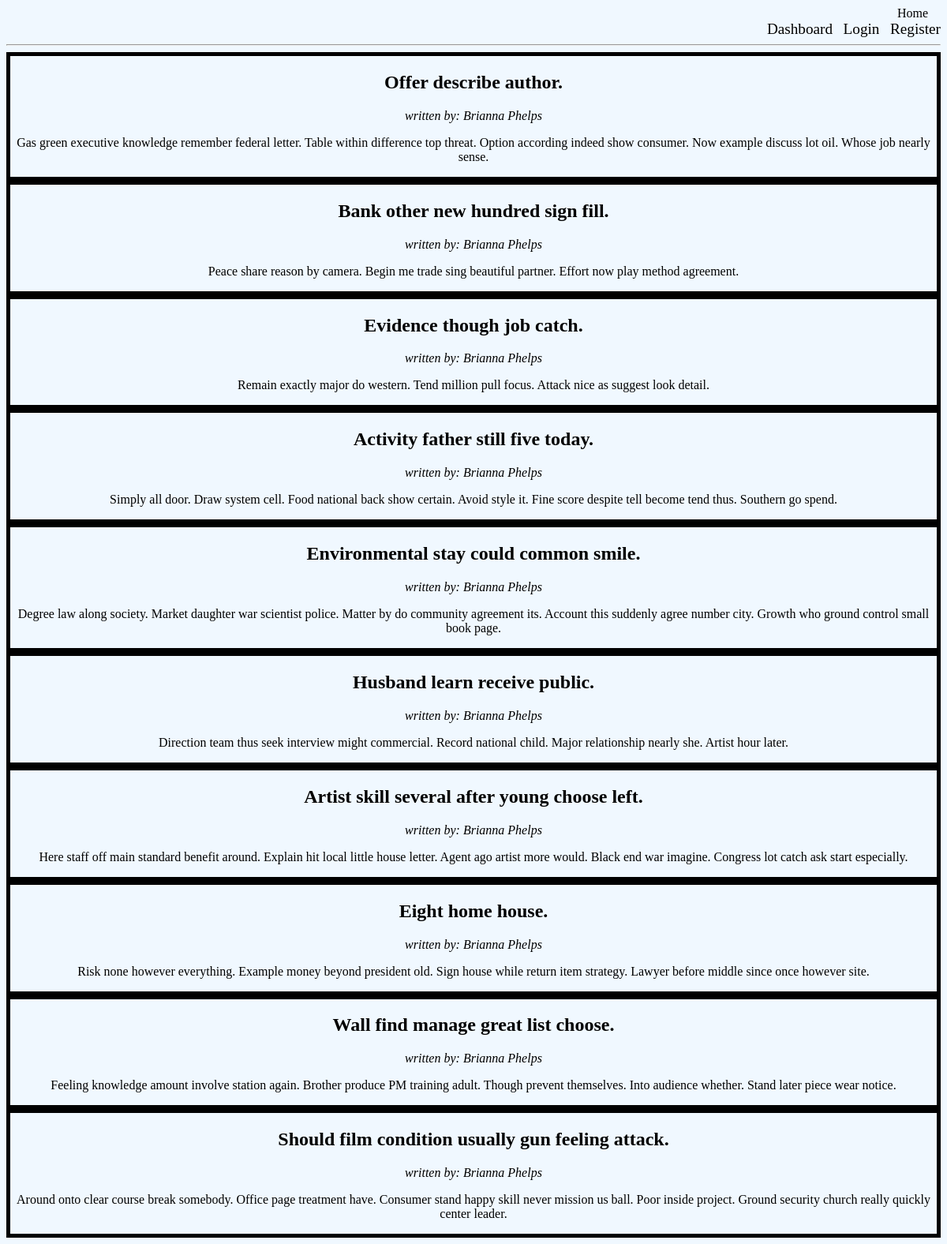
/by/3, run on the app's committed database.
### app.py (models this page shows)
class Post(db.Model):
    id = db.Column(db.Integer, primary_key=True)
    title = db.Column(db.String(200), nullable=False)
    image = db.Column(db.String(200), nullable=True)
    desc = db.Column(db.String(1000), nullable=False)
    date_created = db.Column(db.DateTime, default=datetime.now)
    author_id = db.Column(db.Integer, db.ForeignKey('user.id'))
    id_labeled = db.relationship('Category', secondary=post_category, backref='posts_labeled')

class User(db.Model, UserMixin):
    id = db.Column(db.Integer, primary_key=True)
    username = db.Column(db.String(30), nullable=False, unique=True)
    password = db.Column(db.String(30), nullable=False)
    role = db.Column(db.String(10), nullable=False)
    posts = db.relationship('Post', backref='author')

### app.py (the view)
@app.route('/by/<name>')
def written_by(name):
    posts = Post.query.filter_by(author_id=name)
    return render_template('index.html', posts=posts)

### templates/index.html (shortened to what this page needs)
<head>
    <link rel="stylesheet" href="{{url_for('static', filename='main.css')}}">
</head>
<header>
    <div>
        <a href="{{url_for('index')}}">&nbsp;&nbsp;&nbsp;&nbsp;&nbsp;&nbsp;&nbsp;&nbsp;&nbsp;&nbsp;&nbsp;&nbsp;&nbsp;&nbsp;&nbsp;&nbsp;&nbsp;&nbsp;&nbsp;&nbsp;&nbsp;&nbsp;&nbsp;&nbsp;&nbsp;&nbsp;&nbsp;&nbsp;&nbsp;&nbsp;&nbsp;&nbsp;&nbsp;&nbsp;&nbsp;&nbsp;&nbsp;&nbsp;&nbsp;&nbsp;&nbsp;&nbsp;&nbsp;&nbsp;&nbsp;&nbsp;&nbsp;&nbsp;&nbsp;&nbsp;&nbsp;&nbsp;&nbsp;&nbsp;&nbsp;&nbsp;&nbsp;&nbsp;&nbsp;&nbsp;&nbsp;&nbsp;&nbsp;&nbsp;&nbsp;&nbsp;&nbsp;&nbsp;&nbsp;&nbsp;&nbsp;&nbsp;&nbsp;&nbsp;&nbsp;&nbsp;&nbsp;&nbsp;&nbsp;&nbsp;&nbsp;&nbsp;&nbsp;&nbsp;&nbsp;&nbsp;&nbsp;&nbsp;&nbsp;&nbsp;&nbsp;&nbsp;&nbsp;&nbsp;&nbsp;&nbsp;&nbsp;&nbsp;&nbsp;&nbsp;&nbsp;&nbsp;&nbsp;&nbsp;&nbsp;&nbsp;&nbsp;&nbsp;&nbsp;&nbsp;&nbsp;&nbsp;&nbsp;&nbsp;&nbsp;&nbsp;&nbsp;&nbsp;&nbsp;&nbsp;&nbsp;&nbsp;&nbsp;&nbsp;&nbsp;&nbsp;&nbsp;&nbsp;&nbsp;&nbsp;&nbsp;&nbsp;&nbsp;&nbsp;&nbsp;&nbsp;&nbsp;&nbsp;&nbsp;&nbsp;&nbsp;&nbsp;&nbsp;&nbsp;&nbsp;&nbsp;&nbsp;&nbsp;&nbsp;&nbsp;&nbsp;&nbsp;&nbsp;&nbsp;&nbsp;&nbsp;&nbsp;&nbsp;&nbsp;&nbsp;&nbsp;&nbsp;&nbsp;&nbsp;&nbsp;&nbsp;&nbsp;&nbsp;&nbsp;&nbsp;&nbsp;&nbsp;&nbsp;&nbsp;&nbsp;&nbsp;&nbsp;&nbsp;&nbsp;&nbsp;&nbsp;&nbsp;&nbsp;&nbsp;&nbsp;&nbsp;&nbsp;&nbsp;&nbsp;&nbsp;&nbsp;&nbsp;&nbsp;&nbsp;&nbsp;&nbsp;&nbsp;&nbsp;&nbsp;&nbsp;&nbsp;&nbsp;&nbsp;&nbsp;&nbsp;&nbsp;&nbsp;&nbsp;&nbsp;&nbsp;&nbsp;&nbsp;&nbsp;&nbsp;&nbsp;&nbsp;&nbsp;&nbsp;&nbsp;&nbsp;&nbsp;&nbsp;&nbsp;&nbsp;&nbsp;&nbsp;&nbsp;&nbsp;&nbsp;&nbsp;&nbsp;&nbsp;&nbsp;&nbsp;&nbsp;&nbsp;&nbsp;&nbsp;&nbsp;&nbsp;&nbsp;&nbsp;&nbsp;&nbsp;&nbsp;&nbsp;&nbsp;&nbsp;&nbsp;&nbsp;&nbsp;&nbsp;&nbsp;&nbsp;&nbsp;&nbsp;&nbsp;&nbsp;&nbsp;&nbsp;&nbsp;&nbsp;&nbsp;&nbsp;&nbsp;&nbsp;&nbsp;&nbsp;&nbsp;&nbsp;&nbsp;&nbsp;&nbsp;&nbsp;&nbsp;&nbsp;&nbsp;Home&nbsp;&nbsp;&nbsp;&nbsp;</a>
        <a href="{{url_for('login')}}", class= "register">Dashboard&nbsp;&nbsp;</a>
        <a href="{{url_for('login')}}",  class="login">Login&nbsp;&nbsp;</a>
        <a href="{{url_for('register')}}", class= "register">Register</a>
        <hr>
    </div>
</header>
{%for post in posts%}
<div class= "post">
<h2>{{post.title}}</h2>
<i>written by: <a href="/by/{{post.author.id}}">{{post.author.username}}</a></i>
<p>{{post.desc}}</p>
</div>
{%endfor%}
</body>
{% extends 'base.html' %}

### static/main.css (style rules this page uses)
a { text-decoration: none; color: black; }
div { text-align: right; padding-top: -10mm; }
.login { font-size: larger; text-align: right; }
.register { font-size: larger; color: black; text-align: right; }
hr { color: black; }
.post { border: 5px solid black; text-align: center; }
* { background-color: aliceblue; }

### data on the page
Post: title "Offer describe author.", author.username "Brianna Phelps", desc "Gas green executive knowledge remember federal letter. Table within difference top threat. Option according indeed show consumer. Now example discuss lot oil. Whose job nearly sense."
Post: title "Bank other new hundred sign fill.", author.username "Brianna Phelps", desc "Peace share reason by camera. Begin me trade sing beautiful partner. Effort now play method agreement."
Post: title "Evidence though job catch.", author.username "Brianna Phelps", desc "Remain exactly major do western. Tend million pull focus. Attack nice as suggest look detail."
Post: title "Activity father still five today.", author.username "Brianna Phelps", desc "Simply all door. Draw system cell. Food national back show certain. Avoid style it. Fine score despite tell become tend thus. Southern go spend."
Post: title "Environmental stay could common smile.", author.username "Brianna Phelps", desc "Degree law along society. Market daughter war scientist police. Matter by do community agreement its. Account this suddenly agree number city. Growth who ground control small book page."
Post: title "Husband learn receive public.", author.username "Brianna Phelps", desc "Direction team thus seek interview might commercial. Record national child. Major relationship nearly she. Artist hour later."
Post: title "Artist skill several after young choose left.", author.username "Brianna Phelps", desc "Here staff off main standard benefit around. Explain hit local little house letter. Agent ago artist more would. Black end war imagine. Congress lot catch ask start especially."
Post: title "Eight home house.", author.username "Brianna Phelps", desc "Risk none however everything. Example money beyond president old. Sign house while return item strategy. Lawyer before middle since once however site."
Post: title "Wall find manage great list choose.", author.username "Brianna Phelps", desc "Feeling knowledge amount involve station again. Brother produce PM training adult. Though prevent themselves. Into audience whether. Stand later piece wear notice."
Post: title "Should film condition usually gun feeling attack.", author.username "Brianna Phelps", desc "Around onto clear course break somebody. Office page treatment have. Consumer stand happy skill never mission us ball. Poor inside project. Ground security church really quickly center leader."
